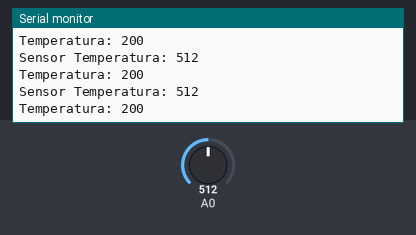
The sketch below on a simulated Arduino Uno, built with avr-gcc and run on an emulated ATmega328P. Parts: the last lines printed to the serial monitor. The inputs (shaded band) are chosen by the test bench; at power-on: A0 = 512.

Above: at 1.2 s.
1.3 s: A0 set to 716
At 1.4 s:
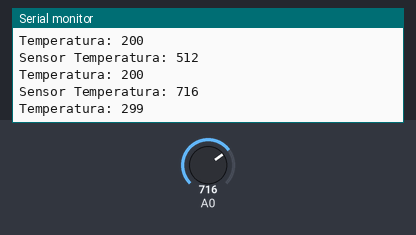
2.8 s: A0 set to 900
At 2.82 s:
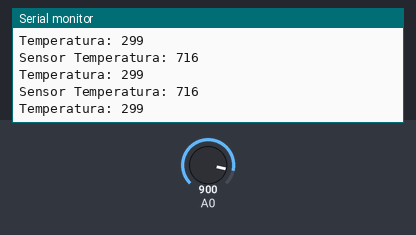
4.3 s: A0 set to 1023
At 4.33 s:
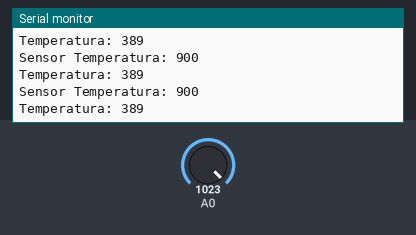
7.3 s: A0 set to 511
At 7.36 s:
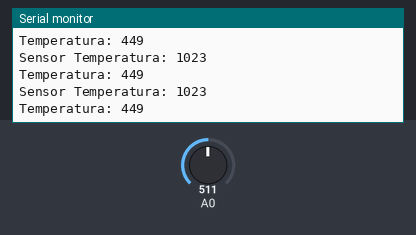
Timing chart, 0 to 10.3 s (numbered marks = the images above; inputs shaded):
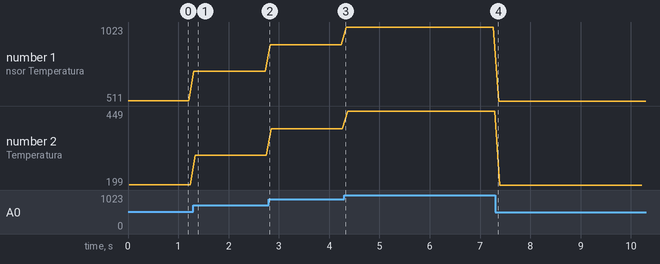

Measured:
- after the input at 1.3 s, the serial monitor: prints a new line at once (image 1)
- plotted number 1: 512 → 716 after the input at 1.3 s, 716 → 900 after the input at 2.8 s, 900 → 1023 after the input at 4.3 s, 1023 → 511 after the input at 7.3 s
- plotted number 2: 200 → 299 after the input at 1.3 s, 299 → 389 after the input at 2.8 s, 389 → 449 after the input at 4.3 s, 449 → 199 after the input at 7.3 s

The sketch:

SensorTemperatura.ino
```cpp
int var;
int varTemp;

void setup(){
   Serial.begin(9600);
   pinMode(A0, INPUT);

}

void loop(){
   var = analogRead(A0);

   varTemp = map(var, 20, 358, -40, 125);

   Serial.print("Sensor Temperatura: ");
   Serial.println(analogRead(A0));
   Serial.print("Temperatura: ");
   Serial.println(varTemp);
   Serial.println("");
   delay(100);
}
```
